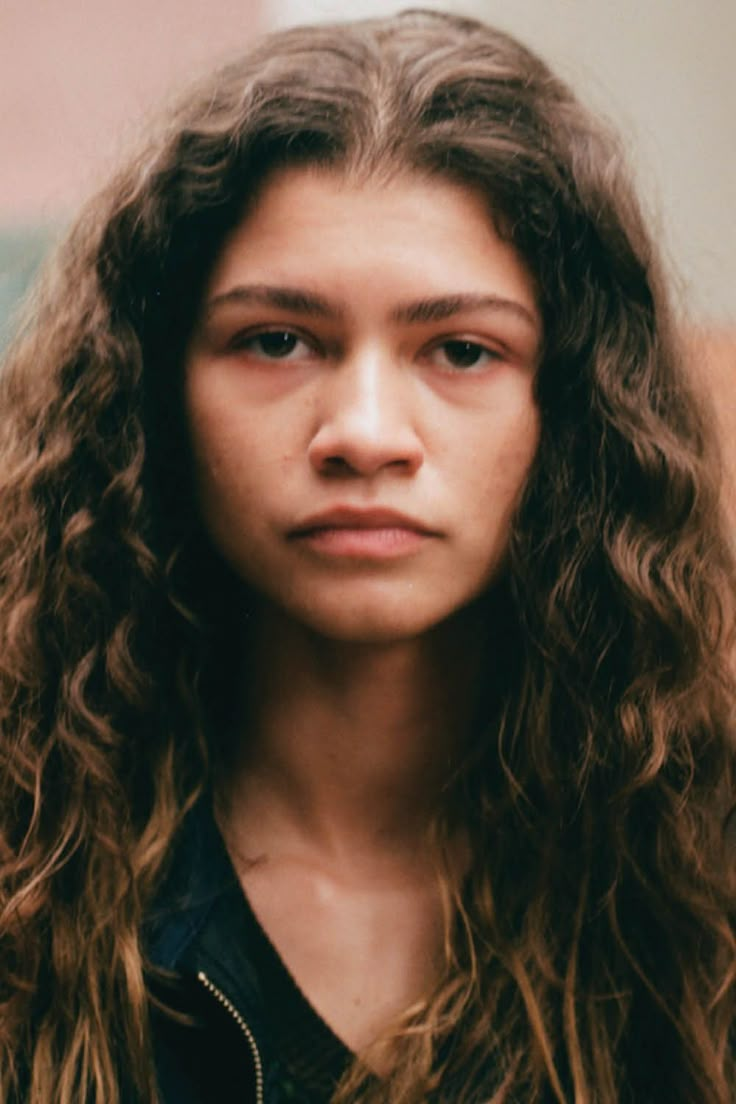
#> input picture Project-4-Image-Recognition/image.jpeg, 736 x 1104 px
$ python detection.py
#> lines starting #> are read from the running program, lines starting #| are printed output that depends on the picture; after the words box and inside, x2 and y2 are one past the last pixel; in counts of white or black regions, pixels touching at a corner belong together
import cv2

image = cv2.imread("image.jpeg")
#> image is the input picture: shape (1104, 736, 3); mean B, G, R 63.6, 77.9, 94.9

gray = cv2.cvtColor(image, cv2.COLOR_BGR2GRAY)
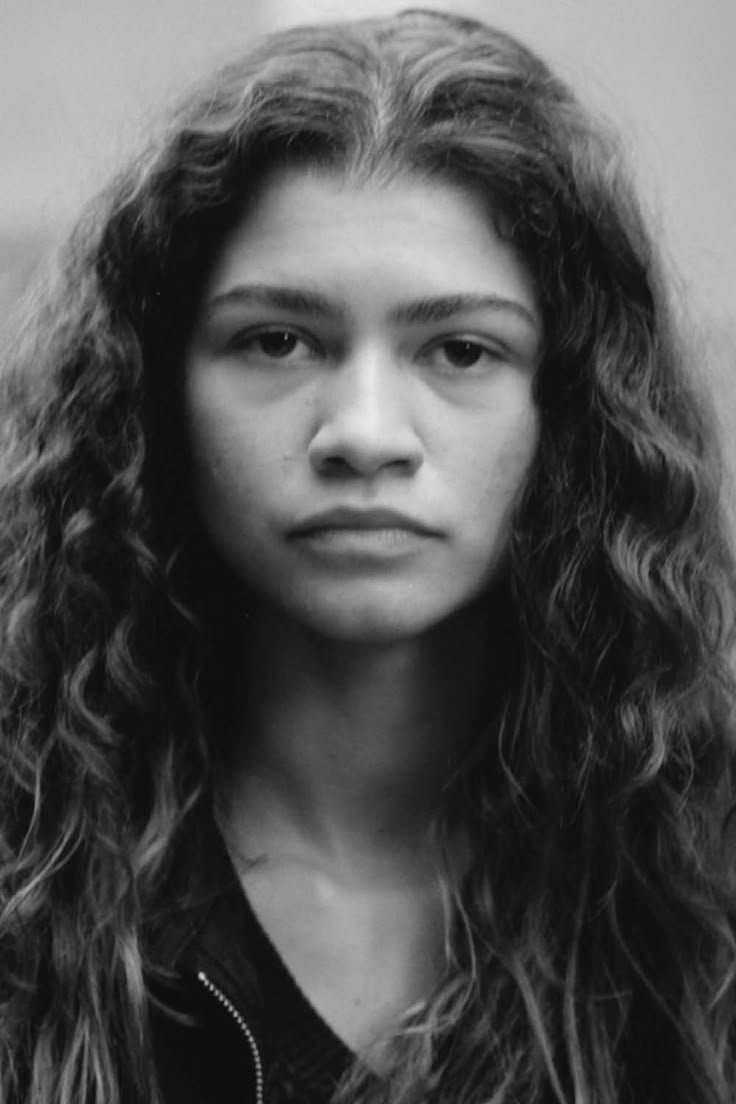
#> gray: shape (1104, 736); min 7, max 233, mean 81.3

face_cascade = cv2.CascadeClassifier(
    cv2.data.haarcascades +
    "haarcascade_frontalface_default.xml"
)

faces = face_cascade.detectMultiScale(
    gray,
    scaleFactor=1.1,
    minNeighbors=5
)
#> faces = [[134, 170, 461, 461]]

for (x, y, w, h) in faces:
    cv2.rectangle(
        image,
        (x, y),
        (x + w, y + h),
        (0, 255, 0),
        2
    )
#> this loop made 1 pass
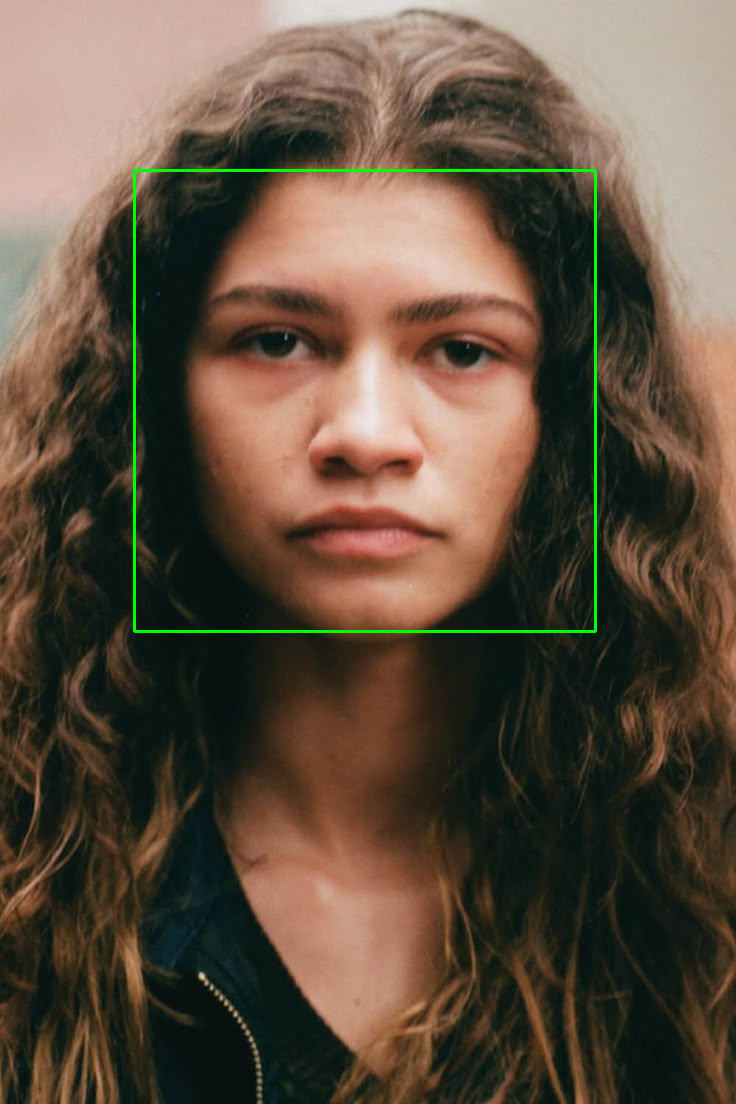
#> image: shape (1104, 736, 3); 0.68% of pixels changed, all inside (x1, y1, x2, y2) = (133, 169, 597, 633)

cv2.imshow("Detected Faces", image)
cv2.waitKey(0)
cv2.destroyAllWindows()
